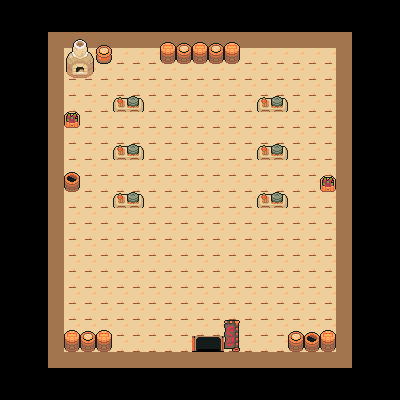

A level layout from a 2D game, rendered from its tile map. Below: a short description, then the map file with tile-grid data replaced by summaries:
An orthogonal 25x25 tile map with 16x16 px tiles, 4 tile layers (floor, walls, decorations, top) and 21 objects (19x collision, exit_house, spawn_house2).

<map version="1.10" tiledversion="1.10.1" orientation="orthogonal" renderorder="right-down" width="25" height="25" tilewidth="16" tileheight="16" infinite="0" nextlayerid="6" nextobjectid="28">
 <tileset firstgid="1" source="house.tsx" />
 <layer id="1" name="floor" width="25" height="25">
  <data>[625 cells, 323 non-empty, 3 distinct tile ids]</data>
 </layer>
 <layer id="2" name="walls" width="25" height="25">
  <data>[625 cells, 76 non-empty, 2 distinct tile ids]</data>
 </layer>
 <layer id="3" name="decorations" width="25" height="25">
  <data>[625 cells, 40 non-empty, 17 distinct tile ids]</data>
 </layer>
 <layer id="5" name="top" width="25" height="25">
  <data>[625 cells, 8 non-empty, 4 distinct tile ids]</data>
 </layer>
 <objectgroup id="4" name="objects">
  <object id="1" type="collision" x="63.6389" y="37.7393" width="29.5995" height="36.9994" />
  <object id="2" type="collision" x="159.837" y="41.4393" width="79.1786" height="21.4596" />
  <object id="3" type="collision" x="93.2384" y="42.1793" width="17.0197" height="19.2397" />
  <object id="4" type="collision" x="64.3333" y="176" width="14.6667" height="15.3333" />
  <object id="5" type="collision" x="64" y="112.667" width="15" height="14.3333" />
  <object id="6" type="collision" x="112.667" y="100.333" width="30.6667" height="11.6667" />
  <object id="7" type="collision" x="113.667" y="147.667" width="30.3333" height="12.3333" />
  <object id="8" type="collision" x="112.333" y="196.667" width="31.3333" height="9" />
  <object id="9" type="collision" x="257.333" y="101" width="29.6667" height="10.6667" />
  <object id="10" type="collision" x="257" y="148.333" width="30" height="12.3333" />
  <object id="11" type="collision" x="256.667" y="197.333" width="32" height="8.66667" />
  <object id="12" type="collision" x="320.667" y="178.667" width="15.6667" height="13.3333" />
  <object id="13" type="collision" x="64" y="336.333" width="47" height="18.6667" />
  <object id="14" type="collision" x="232" y="345" width="7.66667" height="6.66667" />
  <object id="15" type="collision" x="288.667" y="336" width="49.3333" height="18" />
  <object id="20" type="collision" x="47.5" y="31.5" width="305" height="17" />
  <object id="21" type="collision" x="46.5" y="351.5" width="307.5" height="18" />
  <object id="22" type="collision" x="47.5" y="42" width="16.5" height="313" />
  <object id="23" type="collision" x="335.5" y="45" width="17" height="318" />
  <object id="24" name="exit_house" x="192" y="336" width="31" height="14.5" />
  <object id="25" name="spawn_house2" x="183.5" y="309">
   <point />
  </object>
 </objectgroup>
</map>
